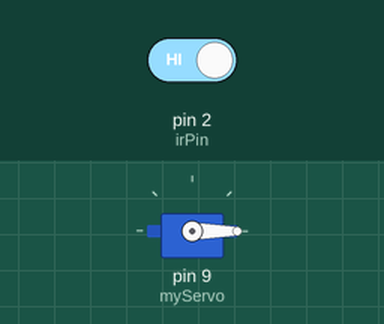
Recording of a sketch running on a simulated Arduino Uno, built with avr-gcc and run on an emulated ATmega328P. Shown: servo. Inputs (shaded band) come from the test bench; at power-on: pin 2 (irPin) HIGH.

Above: at 1.2 s.
1.3 s: pin 2 (irPin) driven LOW
At 1.8 s:
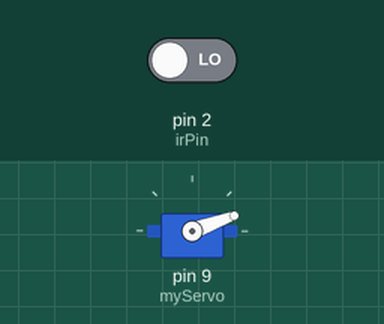
4.3 s: pin 2 (irPin) driven HIGH
At 5.3 s:
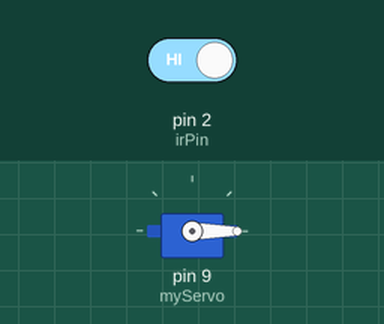
Timing chart, 0 to 7.3 s (numbered marks = the images above; inputs shaded):
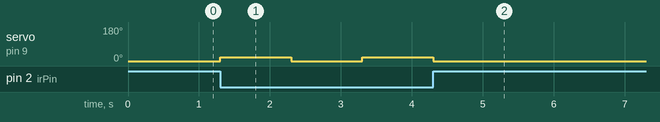

The sketch:

pet_fedeer.ino
```cpp
#include <Servo.h>

Servo myServo;

int irPin = 2;
int irState = 0;

void setup() {
  pinMode(irPin, INPUT);
  myServo.attach(9);
  myServo.write(0);   // initial position
}

void loop() {

  irState = digitalRead(irPin);

  if (irState == LOW) {   // object detected
    myServo.write(20);    // open servo
    delay(1000);          // keep open for 1 second
    myServo.write(0);     // close servo
    delay(1000);          // small delay to avoid repeat
  }

}
```

Measured:
- after the input at 1.3 s, servo on pin 9 (myServo): 0° → 20° at once, → 0° 1.0 s later, → 20° 1.0 s later
- after the input at 4.3 s, servo on pin 9 (myServo): goes on until 4.3 s, then stays 0°
